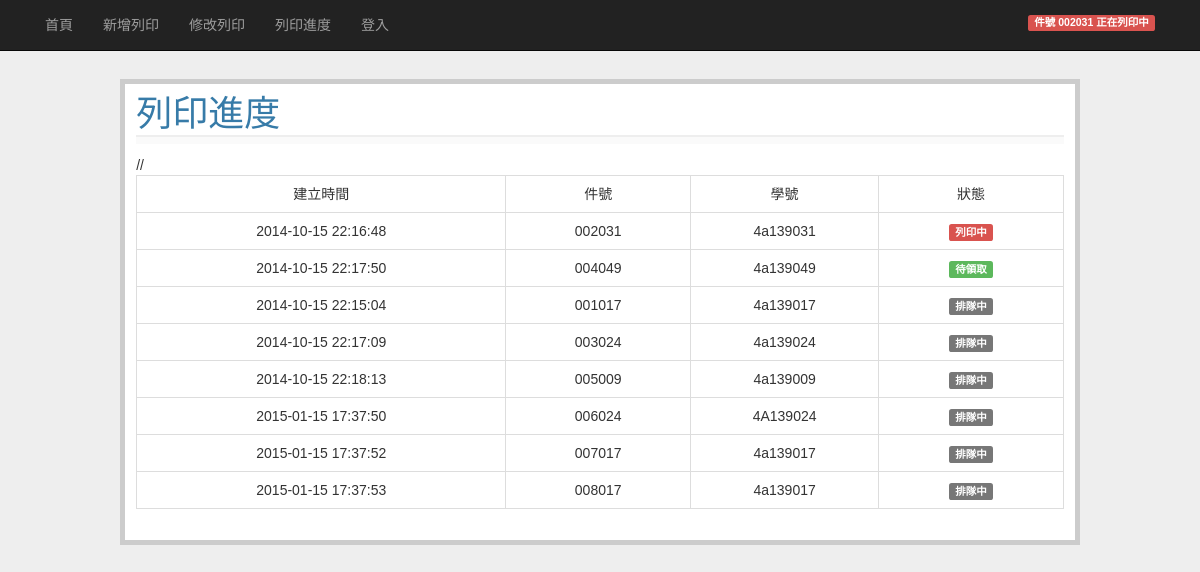
The page /show_print on the database as committed earlier.
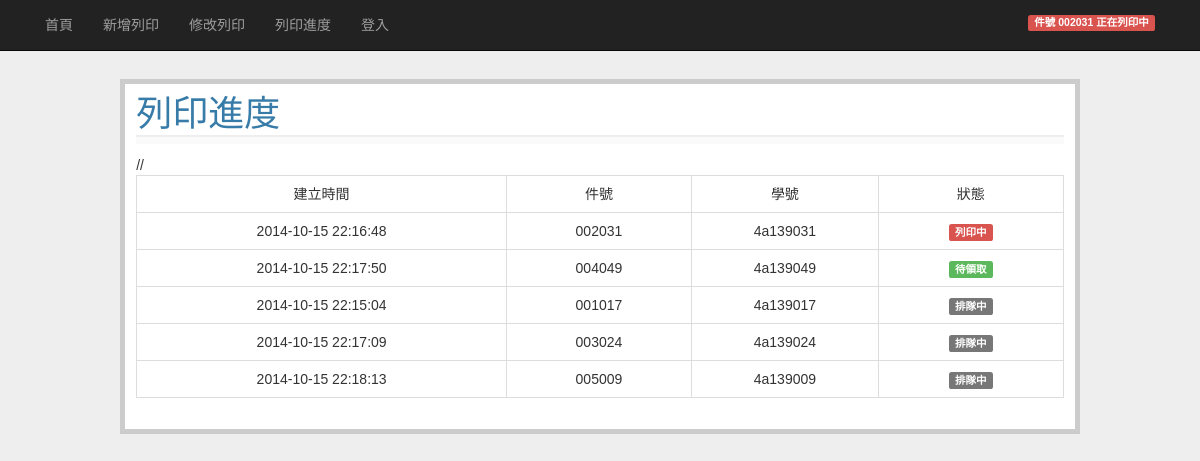
The same page on the database as committed later.
### tables this page shows
CREATE TABLE prints (
  id integer primary key autoincrement,
  create_time datetime default (datetime('now','localtime')),
  print_id CHAR(6) UNIQUE not null,
  stu_id CHAR(10) not null,
  name string not null,
  phone CHAR(10) not null,
  status int not null
);

### web_server.py (the view)
@app.route('/show_print')
def show_entries():
    title="列印進度"
    if not session.get('logged_in'):
        cur = g.db.execute('select create_time, print_id, stu_id, status from prints where status<>"4" order by status desc,create_time asc')
        entries = [dict(create_time=row[0],print_id=row[1],stu_id=row[2],status=row[3]) for row in cur.fetchall()]
    else:
        cur = g.db.execute('select create_time, print_id, stu_id, name, phone, status from prints where status<>"4" order by status desc,create_time asc')
        entries = [dict(create_time=row[0],print_id=row[1],stu_id=row[2],name=row[3],phone=row[4],status=row[5]) for row in cur.fetchall()]
    return render_template('show_entries.html', entries=entries,printnow=get_print_now_id(),title=title)

### web_server.py (called while the page is built)
def connect_db():
    return sqlite3.connect(app.config['DATABASE'])

def get_print_now_id():
    pt = g.db.execute('select print_id from prints where status=3')
    printnow=pt.fetchall()
    return printnow[0][0] if printnow else None

@app.before_request
def before_request():
    g.db = connect_db()

@app.teardown_request
def teardown_request(exception):
    db = getattr(g, 'db', None)
    if db is not None:
        db.close()

### templates/show_entries.html (shortened to what this page needs)
{% extends "layout.html" %}
{% block input %}
  //
<br>
<table id="status" class="table table-bordered text-center">
  <tr>
    <td class="col-md-2">建立時間</td>
    <td class="col-md-1">件號</td>
    <td class="col-md-1">學號</td>
    <td class="col-md-1">狀態</td>
  </tr>
{% for entry in entries %}
    <tr>
      <td Style="vertical-align:middle; height: auto;">{{ entry.create_time }}</td>
      <td Style="vertical-align:middle; height: auto;">{{ entry.print_id }}</td>
      <td Style="vertical-align:middle; height: auto;">{{ entry.stu_id }}</td>
      <td Style="vertical-align:middle; height: auto;">
        <span class="label
        {% if entry.status==1 %}
           label-default ">排隊中</span>
        {% elif entry.status==3 %}
           label-danger">列印中</span>
        {% elif entry.status==2 %}
           label-success">待領取</span>
        {% elif entry.status==0 %}
           label-default">Creating</span>
        {% endif %}
      </td>
    </tr>
{% else %}
<tr>
  <td colspan='7'><em>尚未有任何列印佇列。</em></td>
</tr>
{% endfor %}
</table>
{% endblock %}

### templates/layout.html (shortened to what this page needs)
<!doctype html>
<head>
  <link href="{{ url_for('static', filename='css/bootstrap.css') }}" rel="stylesheet" media="screen">
  <link rel=stylesheet type=text/css href="{{ url_for('static', filename='style.css') }}">
</head>
<body>
  <nav class="navbar navbar-default navbar-static-top navbar-inverse" role="navigation">
    <div class="container">
      <span>
      <ul class="nav navbar-nav">
          <li><a href="{{ url_for('show_index') }}">首頁</a></li>
          <li><a href="{{ url_for('add_entry') }}">新增列印</a></li>
          <li><a href="{{ url_for('search_entry') }}">修改列印</a></li>
          <li><a href="{{ url_for('show_entries') }}">列印進度</a></li>
          <li>
            {% if not session.logged_in %}
              <a href="{{ url_for('login') }}">登入</a>
            {% else %}
              <a href="{{ url_for('logout') }}">登出</a>
            {% endif %}
          </li>
      </ul>
      </span>
      {% if printnow!=None %}
      <span class="label label-danger status-r-margin pull-right">  件號 {{ printnow }} 正在列印中</span>
      {% else %}
      <span class="label label-success status-r-margin pull-right">機器待命中</span>
      {% endif %}
    </div>
  </nav>
  <div class="row page">
    <h1>{{ title }}</h1>
    <div class=metanav>
    </div>
    {% block input %}{% endblock %}
  </div>
</body>

### static/style.css (style rules this page uses)
body { font-family: sans-serif; background: #eee; }
a, h1, h2 { color: #377ba8; }
h1, h2 { font-family: 'Georgia', serif; margin: 0; }
h1 { border-bottom: 2px solid #eee; }
.page { margin: 2em auto; width: 80%; border: 5px solid #ccc; padding: 0.8em; background: white; }
.metanav { text-align: right; font-size: 0.8em; padding: 0.3em; margin-bottom: 1em; background: #fafafa; }
.status-r-margin { margin: 15px; }

Rows that differ between the two databases and show on the page:
removed prints: create_time "2015-01-15 17:37:50", print_id "006024", stu_id "4A139024", status "排隊中"
removed prints: create_time "2015-01-15 17:37:52", print_id "007017", stu_id "4a139017", status "排隊中"
removed prints: create_time "2015-01-15 17:37:53", print_id "008017", stu_id "4a139017", status "排隊中"
